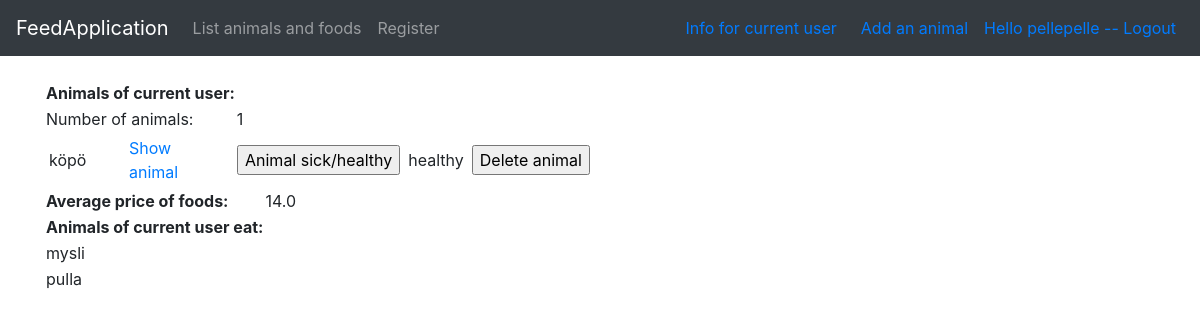
Screenshot of /animals/current/ (signed in) with the database file from the repository.
### application/auth/models.py (models this page shows, shortened)
class User(Base):
    __tablename__ = "account"
    name = db.Column(db.String(144), nullable=False)
    username = db.Column(db.String(144), nullable=False)
    password = db.Column(db.String(144), nullable=False)
    animals = db.relationship("Animal", backref='account', lazy=True)
    def get_id(self):
        return self.id
    @staticmethod
    def find_animals_of_current_user(account_id):
        stmt = text("SELECT * FROM Animal"
        " JOIN Account ON Account.id = Animal.account_id" #tämä rivi on turha
        " WHERE account_id = :account_id").params(account_id=account_id)
        res = db.engine.execute(stmt)
        response = []
        for row in res:
            response.append({"id":row[0], "time1":row[1], "time2":row[2], "name":row[3], "sick":row[5]})
        return response
    @staticmethod
    def count_animals_of_current_user(account_id):
        query1 = text("SELECT COUNT(Account.id) FROM Animal"
        " LEFT JOIN Account ON Account.id = Animal.account_id"
        " WHERE Animal.account_id = :account_id").params(account_id=account_id)
        res = db.engine.execute(query1)
        response = []
        for row in res:
            response.append({"count":row[0]})
        return response
    @staticmethod
    def average_of_food_prices(account_id):
        query2 = text("SELECT AVG(Food.price) FROM Food"
        " LEFT JOIN animalsfoods ON animalsfoods.food_id = Food.id"
        " LEFT JOIN Animal ON Animal.id = animalsfoods.animal_id"
        " LEFT JOIN Account ON Account.id = Animal.account_id"
        " WHERE Account.id = :account_id").params(account_id=account_id)
        res = db.engine.execute(query2)
        response = []
        for row in res:
            response.append({"average":row[0]})
        return response
    @staticmethod
    def find_foods_of_current_user(account_id):
        stmt = text("SELECT Food.name FROM Food"
        " LEFT JOIN animalsfoods ON animalsfoods.food_id = Food.id"
        " LEFT JOIN Animal ON Animal.id = animalsfoods.animal_id"
        " LEFT JOIN Account ON Account.id = Animal.account_id"
        " WHERE Account.id = :account_id"
        " GROUP BY Food.name").params(account_id=account_id)
        res = db.engine.execute(stmt)
        response = []
        for row in res:
            response.append({"name":row[0]})
        return response

### application/animals/models.py (models this page shows, shortened)
class Animal(Base):
    name = db.Column(db.String(144), nullable=False)
    account_id = db.Column(db.Integer, db.ForeignKey('account.id'),
                           nullable=False)
    user = db.relationship("User", backref='animal', lazy=True)
    foods = db.relationship("Food", secondary=animals_foods, back_populates='animals', lazy='dynamic')
    sick = db.Column(db.Boolean, nullable=False)

class Food(Base):
    name = db.Column(db.String(144), unique=True, nullable = False) #unique lisätty
    animals = db.relationship("Animal", secondary=animals_foods, back_populates='foods', lazy='dynamic')
    price = db.Column(db.Integer, nullable = True)

### application/animals/views.py (the view)
@app.route("/animals/current/", methods=["GET"])
@login_required
def current_animals():
    owner = current_user
    owner_id = owner.get_id()
    return render_template("animals/current.html", form = FoodForm(),
        currentanimals = User.find_animals_of_current_user(owner_id), currentfoods = User.find_foods_of_current_user(owner_id),
        counts = User.count_animals_of_current_user(owner_id), average = User.average_of_food_prices(owner_id))

### application/animals/forms.py
class FoodForm(FlaskForm):
    name = StringField("New food:", [validators.Length(min=2, max=20)])
    class Meta:
        csrf = False

### application/__init__.py (called while the page is built)
@login_manager.user_loader
def load_user(user_id):
    return User.query.get(user_id)

### application/templates/animals/current.html (shortened to what this page needs)
{% extends "layout.html" %}
{% block body %}
<table>
<tr>
<td>
  <b>Animals of current user:</b>
</td> </tr>
<tr>
<td>Number of animals: </td>
{% for counte in counts %}
  <td>{{ counte.count }}</td>
</tr>
{% endfor %}
</table>
{% for animal in currentanimals %}
<table cellspacing="4" cellpadding="4">
    <tr>
      <td style="width:80px">{{ animal.name }}</td>
      <td style="width:100px"><a href="{{ url_for('animals_show_animal', animal_id=animal.id) }}">Show animal</a></td>
      <td></td>
      <td>
        <form method="POST" action="{{ url_for('animals_set_sick', animal_id=animal.id) }}">
          <input type="submit" value="Animal sick/healthy"/>
        </form>
            </td>
            {% if animal.sick == 1 %}
            <td style="width:60px">sick</td>
            {% else %}
            <td style="width:60px">healthy</td>
            {% endif %}
        <td style="width:80px"><form method="GET" action="{{ url_for('animals_delete', animal_id=animal.id) }}">
            <input type="submit" value="Delete animal"/></form></td>
    </tr>
  </table>
{% endfor %}
  <table>
    <tr>
      <th>Average price of foods:</th>
        {% for avg in average %}
        <td>{{ avg.average }}</td>
      </tr>
        {% endfor %}
      <th>Animals of current user eat:</th>
    </table>
    {% for food in currentfoods %}
    <table>
      <tr>
        <td>{{ food.name }} </td>
      </tr>
    </table>
    {% endfor %}
{% endblock %}

### application/templates/layout.html (shortened to what this page needs)
<!DOCTYPE html>
<html>
  <head>
    <link rel="stylesheet" href="https://maxcdn.bootstrapcdn.com/bootstrap/4.0.0/css/bootstrap.min.css">
  </head>
  <body>
    <nav class="navbar navbar-expand-md navbar-dark bg-dark mb-4">
      <a class="navbar-brand" href="#">FeedApplication</a>
<div class="collapse navbar-collapse" id="navbarCollapse">
        <ul class="navbar-nav mr-auto">
          <li class="nav-item">
            <a class="nav-link" href="{{ url_for('animals_index') }} ">List animals and foods</a>
          </li>
          <li class="nav-item">
            <a class="nav-link" href="{{ url_for('animals_userform') }} ">Register</a>
          </li>
        </ul>
        <div class="form-inline mt-2 mt-md-0 px-2">
          {% if current_user.is_authenticated %}
            <div class="px-2"><a href="{{ url_for('current_animals') }} ">Info for current user</a></div>
            <div class="px-2"></div><a href="{{ url_for('animals_form') }} ">Add an animal</a></div>
            <div class="px-2"><a href="{{ url_for('auth_logout') }}">Hello {{ current_user.name }} -- Logout</a></div>
	        {% else %}
	        <a href="{{ url_for('auth_login') }}">Login</a>
	        {% endif %}
        </div>
    </nav>
    <main role="main" class="container">
    {% block body %}{% endblock %}
    </main>
  </body>
</html>

### rows the page displays
User: name "pellepelle"
Animal: name "köpö", sick "healthy"
Food: name "mysli"
Food: name "pulla"

### other values shown
{{ counte.count }} "1"
{{ avg.average }} "14.0"
